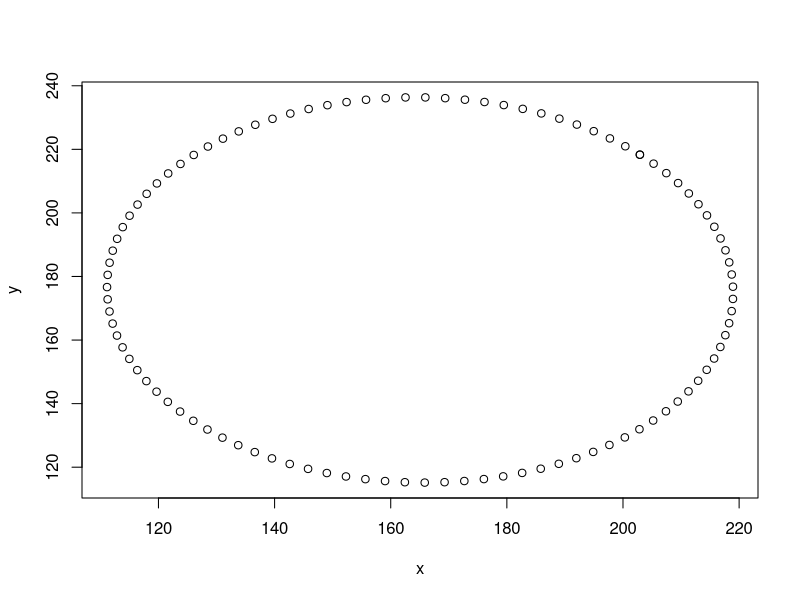
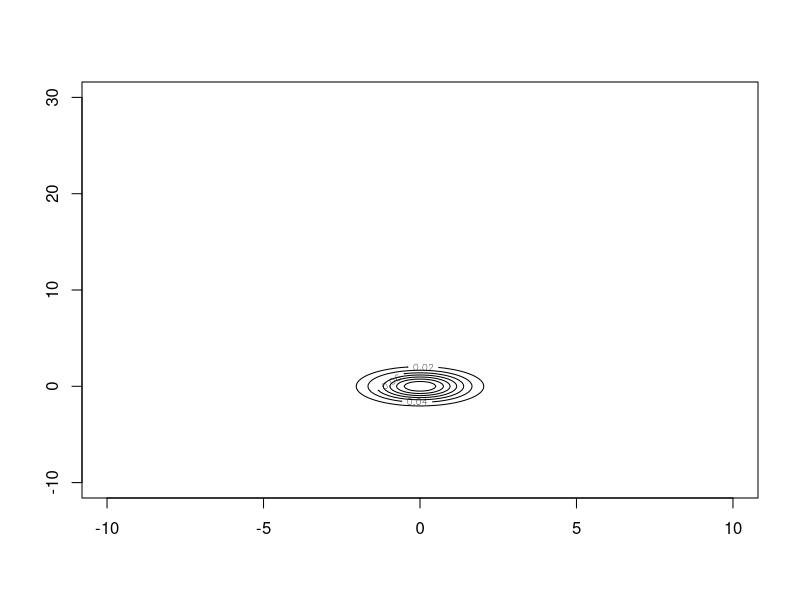

R code for these plots, in order:
# Tuần 3: Ellipsoid #

library(ellipse)
library(MASS)
library(mnormt)

## Bài 1 ##

x <- rnorm(1200, 165, 21.2)
y <- rnorm(1200, 175, 25.2)
data <- data.frame(x, y)
S <- cov(data)
cm <- colMeans(data)

plot(ellipse(S, centre = cm))

## Bài 2 ##

S <- matrix(c(1, 0, 0, 1), nrow = 2)
cm <- c(21.2, 25.5)
X <- mvrnorm(1000, cm, S)

shapiro.test(X[, 1])
# 	Shapiro-Wilk normality test
#
# data:  X[, 1]
# W = 0.99855, p-value = 0.5905

shapiro.test(X[, 2])
# 	Shapiro-Wilk normality test
#
# data:  X[, 2]
# W = 0.99822, p-value = 0.3872

# p-value > 0.05
# => X có phân bố chuẩn

## Bài 3 ##

x <- seq(-10, 10, 0.1)
y <- seq(-10, 30, 0.2)
mu <- c(0, 0)
sigma <- matrix(c(1, 0, 0, 1), nrow = 2)
f <- function(x, y) dmnorm(cbind(x, y), mu, sigma)
z <- outer(x, y, f)

contour(x, y, z)
